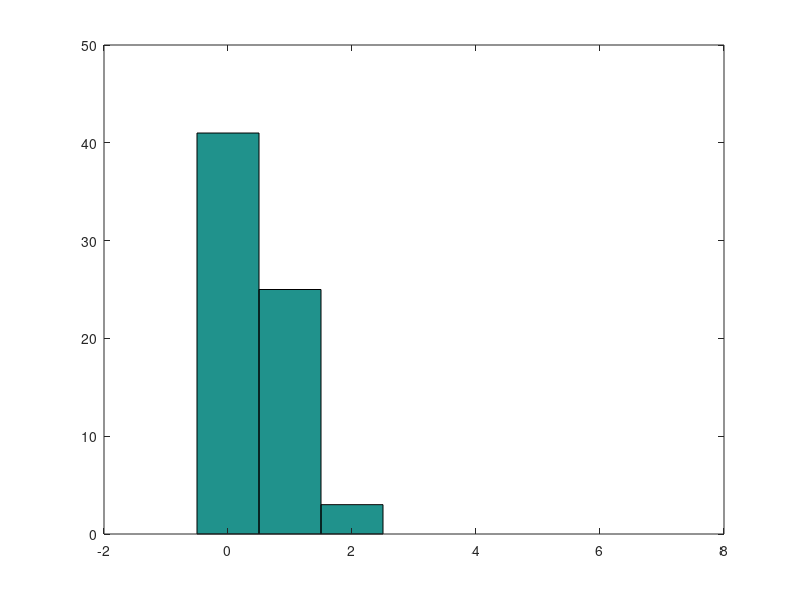

Write the MATLAB code that produced this figure.
x = randn(100,1);
binranges = -0.5:6;
[bincounts] = histc(x,binranges)
figure
bar(binranges,bincounts,'histc')
% histogram(x)
